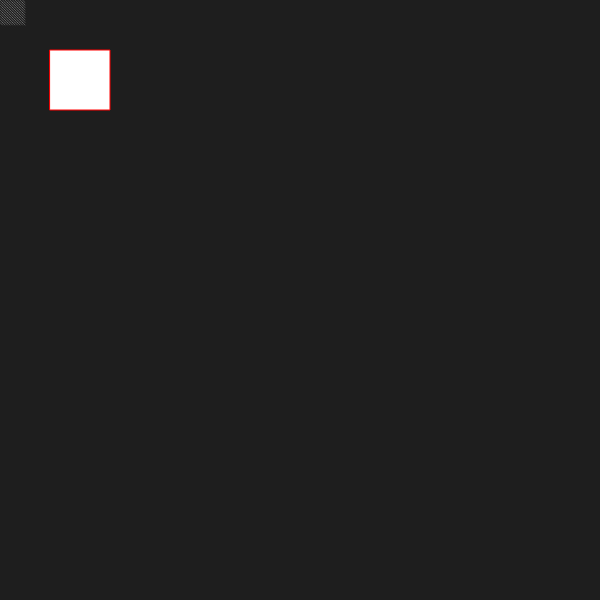
Frame 1 (no input)
Frame 60 (no input): identical to frame 1, image omitted
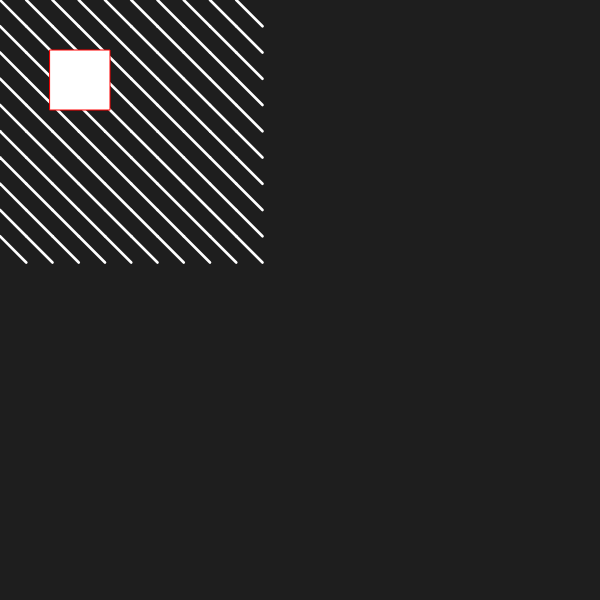
Frame 120 (the mouse pressed at the canvas centre since frame 60)

The p5.js sketch that drew these frames (run headless with seeded random() and noise() and a simulated clock; from frame 60 on, the mouse is pressed at the canvas centre):

// p5.js sketch
// ── sketch.js
function setup() {

	createCanvas(600,600);
	background(30);
    
  }

function draw() {

	background(30);

	//map(value, inMin, inMax, outMin, outMax);
	var mappedScalar = map(mouseY, 0, 600, 0.25, 5);

	push(); //enter a new drawing matrix

	scale(mappedScalar);
	grid();

	pop(); //exit the drawing matrix

	stroke(255,0,0);
	rect(50,50,60,60);

	// General sketch needs:
	//	scale( some factor )
	// factor ranges from 0.5 (half size) to 5 (5x size)
	// mouseY controls the scale factor
	// mouseY ranges from 0 to 600

}

function grid(){

	// our repeated geometry

	stroke(255);
		for(var j=0; j < 10; j++){
		for(var i=0; i < 10; i++){
			var lineX = (i*10);
			var lineY = (j*10);

			line(lineX,lineY,lineX + 10,lineY+10);
		}
	}
}
